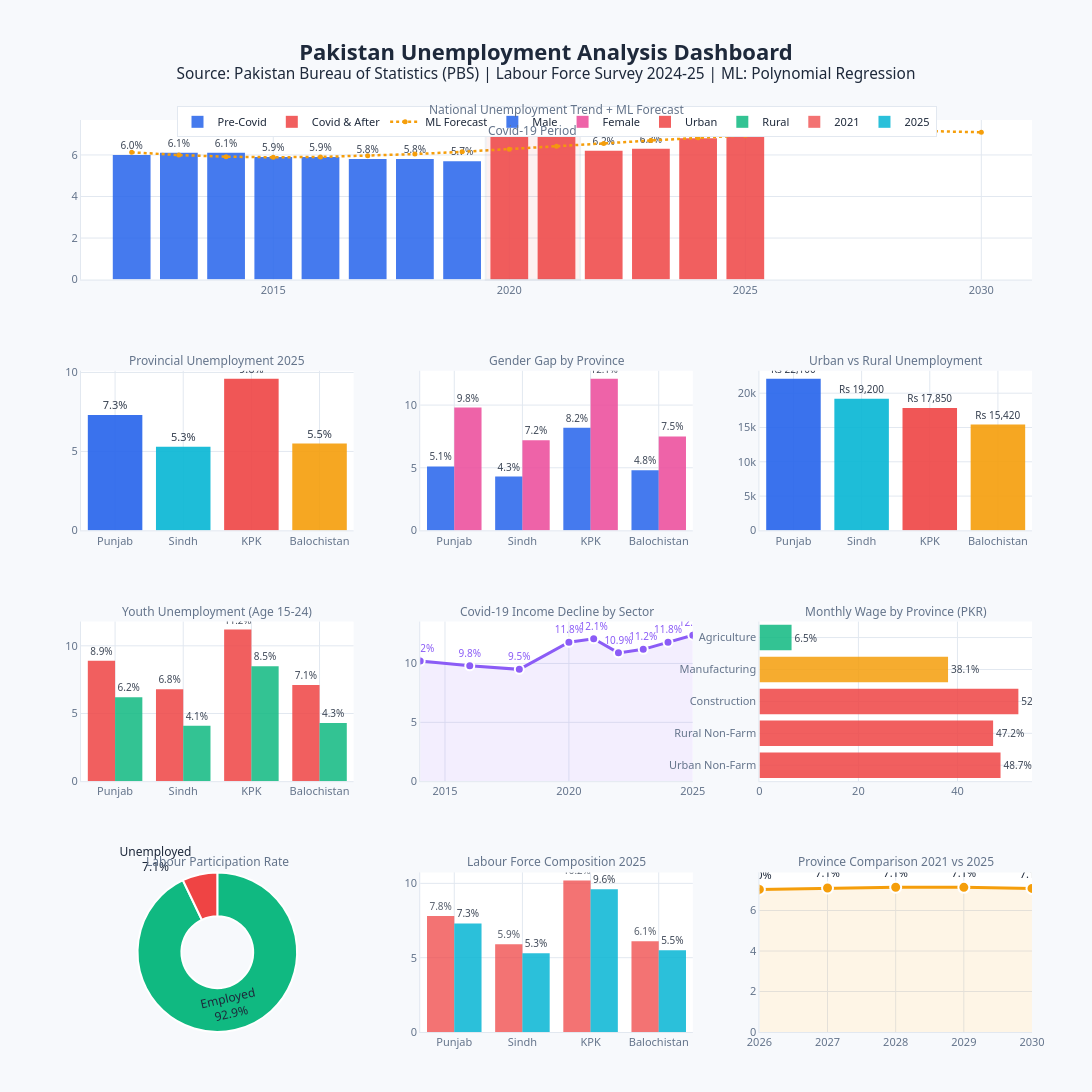

The notebook cell this image was saved under:
### Code cell
import numpy as np
import plotly.graph_objects as go
from plotly.subplots import make_subplots
from sklearn.linear_model import LinearRegression
from sklearn.preprocessing import PolynomialFeatures
import warnings
warnings.filterwarnings('ignore')

# ============================================================
# DATA
# ============================================================
years = np.array([2012,2013,2014,2015,2016,2017,2018,2019,2020,2021,2022,2023,2024,2025])
national_unemp = np.array([6.0,6.1,6.1,5.9,5.9,5.8,5.8,5.7,6.9,7.1,6.2,6.3,6.8,7.1])

provinces    = ['Punjab','Sindh','KPK','Balochistan']
prov_2021    = [7.8, 5.9, 10.2, 6.1]
prov_2025    = [7.3, 5.3,  9.6, 5.5]
male_unemp   = [5.1, 4.3,  8.2, 4.8]
female_unemp = [9.8, 7.2, 12.1, 7.5]
urban_unemp  = [8.9, 6.8, 11.2, 7.1]
rural_unemp  = [6.2, 4.1,  8.5, 4.3]

youth_years = [2014,2016,2018,2020,2021,2022,2023,2024,2025]
youth_unemp = [10.2,9.8,9.5,11.8,12.1,10.9,11.2,11.8,12.4]

sectors      = ['Urban Non-Farm','Rural Non-Farm','Construction','Manufacturing','Agriculture']
covid_impact = [48.7, 47.2, 52.3, 38.1, 6.5]

wages = [22100, 19200, 17850, 15420]
lpr   = [46.2,  35.1,  20.3, 45.8]

# ============================================================
# ML FORECAST
# ============================================================
poly  = PolynomialFeatures(degree=3)
X_p   = poly.fit_transform(years.reshape(-1,1))
model = LinearRegression().fit(X_p, national_unemp)

future_years = np.array([2026,2027,2028,2029,2030])
all_years    = np.concatenate([years, future_years])
predicted    = np.clip(model.predict(poly.transform(all_years.reshape(-1,1))), 4, 12)

# ============================================================
# COLOURS
# ============================================================
C_BG     = '#F7F9FC'
C_PANEL  = '#FFFFFF'
C_BORDER = '#E2E8F0'
C_TEXT   = '#1E293B'
C_MUTED  = '#64748B'
C_BLUE   = '#2563EB'
C_RED    = '#EF4444'
C_GREEN  = '#10B981'
C_AMBER  = '#F59E0B'
C_PURPLE = '#8B5CF6'
C_TEAL   = '#06B6D4'
C_PINK   = '#EC4899'
PROV_CLR = [C_BLUE, C_TEAL, C_RED, C_AMBER]

# ============================================================
# SUBPLOT GRID
# ============================================================
fig = make_subplots(
    rows=4, cols=3,
    subplot_titles=[
        'National Unemployment Trend + ML Forecast',
        'Provincial Unemployment 2025',
        'Gender Gap by Province',
        'Urban vs Rural Unemployment',
        'Youth Unemployment (Age 15-24)',
        'Covid-19 Income Decline by Sector',
        'Monthly Wage by Province (PKR)',
        'Labour Participation Rate',
        'Labour Force Composition 2025',
        'Province Comparison 2021 vs 2025',
        'ML Forecast 2026-2030',
        '',
    ],
    specs=[
        [{"colspan": 3, "type": "xy"},   None,           None          ],
        [{"type": "xy"},                 {"type": "xy"}, {"type": "xy"}],
        [{"type": "xy"},                 {"type": "xy"}, {"type": "xy"}],
        [{"type": "domain"},             {"type": "xy"}, {"type": "xy"}],
    ],
    vertical_spacing=0.10,
    horizontal_spacing=0.07,
)

# ============================================================
# ROW 1 — National Trend + ML Forecast
# ============================================================
mask_pre  = years < 2020
mask_post = years >= 2020

fig.add_trace(go.Bar(
    x=years[mask_pre], y=national_unemp[mask_pre],
    name='Pre-Covid', marker_color=C_BLUE,
    marker_line_width=0, opacity=0.85,
    text=[f'{v}%' for v in national_unemp[mask_pre]],
    textposition='outside',
    textfont=dict(size=10, color=C_TEXT),
), row=1, col=1)

fig.add_trace(go.Bar(
    x=years[mask_post], y=national_unemp[mask_post],
    name='Covid & After', marker_color=C_RED,
    marker_line_width=0, opacity=0.85,
    text=[f'{v}%' for v in national_unemp[mask_post]],
    textposition='outside',
    textfont=dict(size=10, color=C_TEXT),
), row=1, col=1)

fig.add_trace(go.Scatter(
    x=all_years, y=predicted,
    mode='lines+markers', name='ML Forecast',
    line=dict(color=C_AMBER, width=2.5, dash='dot'),
    marker=dict(size=5, color=C_AMBER),
), row=1, col=1)

fig.add_vrect(
    x0=2019.5, x1=2021.5,
    fillcolor=C_RED, opacity=0.07,
    annotation_text='Covid-19 Period',
    annotation_font=dict(color=C_RED, size=11),
    annotation_position='top left',
    row=1, col=1,
)

# ============================================================
# ROW 2
# ============================================================

# Provincial 2025
fig.add_trace(go.Bar(
    x=provinces, y=prov_2025,
    marker_color=PROV_CLR,
    marker_line_width=0, opacity=0.9,
    text=[f'{v}%' for v in prov_2025],
    textposition='outside',
    textfont=dict(size=11, color=C_TEXT),
    name='2025 Rate', showlegend=False,
), row=2, col=1)

# Gender Gap
fig.add_trace(go.Bar(
    x=provinces, y=male_unemp,
    name='Male', marker_color=C_BLUE,
    marker_line_width=0, opacity=0.85,
    text=[f'{v}%' for v in male_unemp],
    textposition='outside',
    textfont=dict(size=10, color=C_TEXT),
), row=2, col=2)

fig.add_trace(go.Bar(
    x=provinces, y=female_unemp,
    name='Female', marker_color=C_PINK,
    marker_line_width=0, opacity=0.85,
    text=[f'{v}%' for v in female_unemp],
    textposition='outside',
    textfont=dict(size=10, color=C_TEXT),
), row=2, col=2)

# Wages
fig.add_trace(go.Bar(
    x=provinces, y=wages,
    marker_color=PROV_CLR,
    marker_line_width=0, opacity=0.9,
    text=[f'Rs {v:,}' for v in wages],
    textposition='outside',
    textfont=dict(size=10, color=C_TEXT),
    name='Wages', showlegend=False,
), row=2, col=3)

# ============================================================
# ROW 3
# ============================================================

# Urban vs Rural
fig.add_trace(go.Bar(
    x=provinces, y=urban_unemp,
    name='Urban', marker_color=C_RED,
    marker_line_width=0, opacity=0.85,
    text=[f'{v}%' for v in urban_unemp],
    textposition='outside',
    textfont=dict(size=10, color=C_TEXT),
), row=3, col=1)

fig.add_trace(go.Bar(
    x=provinces, y=rural_unemp,
    name='Rural', marker_color=C_GREEN,
    marker_line_width=0, opacity=0.85,
    text=[f'{v}%' for v in rural_unemp],
    textposition='outside',
    textfont=dict(size=10, color=C_TEXT),
), row=3, col=1)

# Youth Unemployment (FIXED - no duplicate mode)
fig.add_trace(go.Scatter(
    x=youth_years, y=youth_unemp,
    mode='lines+markers+text',
    line=dict(color=C_PURPLE, width=3),
    marker=dict(size=9, color=C_PURPLE,
                line=dict(color='white', width=2)),
    fill='tozeroy',
    fillcolor='rgba(139,92,246,0.10)',
    name='Youth Unemp', showlegend=False,
    text=[f'{v}%' for v in youth_unemp],
    textposition='top center',
    textfont=dict(size=10, color=C_PURPLE),
), row=3, col=2)

# Covid Sectoral
fig.add_trace(go.Bar(
    x=covid_impact, y=sectors,
    orientation='h',
    marker_color=[C_RED, C_RED, C_RED, C_AMBER, C_GREEN],
    marker_line_width=0, opacity=0.85,
    text=[f'{v}%' for v in covid_impact],
    textposition='outside',
    textfont=dict(size=10, color=C_TEXT),
    name='Income Drop', showlegend=False,
), row=3, col=3)

# ============================================================
# ROW 4
# ============================================================

# Pie Chart
fig.add_trace(go.Pie(
    labels=['Employed', 'Unemployed'],
    values=[92.9, 7.1],
    marker=dict(
        colors=[C_GREEN, C_RED],
        line=dict(color='white', width=2)
    ),
    textinfo='label+percent',
    textfont=dict(size=12, color=C_TEXT),
    hole=0.45,
    name='Composition',
    showlegend=False,
), row=4, col=1)

# Province 2021 vs 2025
fig.add_trace(go.Bar(
    x=provinces, y=prov_2021,
    name='2021', marker_color=C_RED,
    marker_line_width=0, opacity=0.75,
    text=[f'{v}%' for v in prov_2021],
    textposition='outside',
    textfont=dict(size=10, color=C_TEXT),
), row=4, col=2)

fig.add_trace(go.Bar(
    x=provinces, y=prov_2025,
    name='2025', marker_color=C_TEAL,
    marker_line_width=0, opacity=0.85,
    text=[f'{v}%' for v in prov_2025],
    textposition='outside',
    textfont=dict(size=10, color=C_TEXT),
), row=4, col=2)

# ML Forecast Line
fig.add_trace(go.Scatter(
    x=list(future_years),
    y=list(predicted[-5:]),
    mode='lines+markers+text',
    line=dict(color=C_AMBER, width=3),
    marker=dict(size=11, color=C_AMBER,
                line=dict(color='white', width=2)),
    text=[f'{v:.1f}%' for v in predicted[-5:]],
    textposition='top center',
    textfont=dict(size=11, color=C_TEXT),
    name='Forecast', showlegend=False,
    fill='tozeroy',
    fillcolor='rgba(245,158,11,0.10)',
), row=4, col=3)

# ============================================================
# LAYOUT
# ============================================================
fig.update_layout(
    height=1700,
    width=1400,
    paper_bgcolor=C_BG,
    plot_bgcolor=C_PANEL,
    font=dict(family='Segoe UI, Arial', color=C_TEXT, size=12),
    barmode='group',
    title=dict(
        text='<b>Pakistan Unemployment Analysis Dashboard</b><br><sup>Source: Pakistan Bureau of Statistics (PBS) | Labour Force Survey 2024-25 | ML: Polynomial Regression</sup>',
        x=0.5, xanchor='center',
        font=dict(size=22, color=C_TEXT),
        pad=dict(b=20),
    ),
    legend=dict(
        bgcolor=C_PANEL,
        bordercolor=C_BORDER,
        borderwidth=1,
        font=dict(color=C_TEXT, size=11),
        orientation='h',
        x=0.5, xanchor='center', y=1.015,
    ),
    margin=dict(t=120, b=60, l=60, r=60),
)

# Clean axis style
axis_cfg = dict(
    showgrid=True, gridcolor=C_BORDER, gridwidth=1,
    zeroline=False, linecolor=C_BORDER,
    tickfont=dict(color=C_MUTED, size=11),
    title_font=dict(color=C_MUTED, size=11),
)

for r in range(1, 5):
    for c in range(1, 4):
        try:
            fig.update_xaxes(axis_cfg, row=r, col=c)
            fig.update_yaxes(axis_cfg, row=r, col=c)
        except Exception:
            pass

# Subplot title font
for ann in fig.layout.annotations:
    ann.font = dict(size=12, color=C_MUTED, family='Segoe UI, Arial')

fig.show()

# ============================================================
# PRINT RESULTS
# ============================================================
print("\n" + "="*60)
print("  MACHINE LEARNING FORECAST  (Polynomial Regression)")
print("="*60)
for yr, pred in zip(future_years, predicted[-5:]):
    print(f"  {yr}  ->  Predicted Rate : {pred:.2f}%")

print("\n" + "="*60)
print("  KEY FINDINGS")
print("="*60)
findings = [
    "National rate 7.1% in 2025  —  highest since 2003",
    "KPK highest unemployment at 9.6%",
    "Female unemployment 8.9%  vs  Male 5.6%",
    "Youth unemployment 12.4%  —  double national average",
    "Construction hardest hit by Covid  (52.3% income drop)",
    "Agriculture least affected  (only 6.5% income decline)",
    "Punjab highest avg monthly wage  Rs 22,100",
    "6 million jobs lost during Covid lockdown 2020",
]
for f in findings:
    print(f"  - {f}")
print("="*60)

### Figure 1 — Plotly figure (JSON) as saved in the notebook; plotly's stock layout.template omitted (floating-point values rounded to 4 significant figures)
{"data": [{"marker": {"color": "#2563EB", "line": {"width": 0}}, "name": "Pre-Covid", "opacity": 0.85, "text": ["6.0%", "6.1%", "6.1%", "5.9%", "5.9%", "5.8%", "5.8%", "5.7%"], "textfont": {"color": "#1E293B", "size": 10}, "textposition": "outside", "type": "bar", "x": [2012, 2013, 2014, 2015, 2016, 2017, 2018, 2019], "xaxis": "x", "y": [6.0, 6.1, 6.1, 5.9, 5.9, 5.8, 5.8, 5.7], "yaxis": "y"}, {"marker": {"color": "#EF4444", "line": {"width": 0}}, "name": "Covid & After", "opacity": 0.85, "text": ["6.9%", "7.1%", "6.2%", "6.3%", "6.8%", "7.1%"], "textfont": {"color": "#1E293B", "size": 10}, "textposition": "outside", "type": "bar", "x": [2020, 2021, 2022, 2023, 2024, 2025], "xaxis": "x", "y": [6.9, 7.1, 6.2, 6.3, 6.8, 7.1], "yaxis": "y"}, {"line": {"color": "#F59E0B", "dash": "dot", "width": 2.5}, "marker": {"color": "#F59E0B", "size": 5}, "mode": "lines+markers", "name": "ML Forecast", "type": "scatter", "x": [2012, 2013, 2014, 2015, 2016, 2017, 2018, 2019, 2020, 2021, 2022, 2023, 2024, 2025, 2026, 2027, 2028, 2029, 2030], "xaxis": "x", "y": [6.129, 5.994, 5.917, 5.889, 5.905, 5.958, 6.042, 6.15, 6.276, 6.413, 6.556, 6.696, 6.828, 6.946, 7.043, 7.112, 7.148, 7.143, 7.091], "yaxis": "y"}, {"marker": {"color": ["#2563EB", "#06B6D4", "#EF4444", "#F59E0B"], "line": {"width": 0}}, "name": "2025 Rate", "opacity": 0.9, "showlegend": false, "text": ["7.3%", "5.3%", "9.6%", "5.5%"], "textfont": {"color": "#1E293B", "size": 11}, "textposition": "outside", "type": "bar", "x": ["Punjab", "Sindh", "KPK", "Balochistan"], "xaxis": "x2", "y": [7.3, 5.3, 9.6, 5.5], "yaxis": "y2"}, {"marker": {"color": "#2563EB", "line": {"width": 0}}, "name": "Male", "opacity": 0.85, "text": ["5.1%", "4.3%", "8.2%", "4.8%"], "textfont": {"color": "#1E293B", "size": 10}, "textposition": "outside", "type": "bar", "x": ["Punjab", "Sindh", "KPK", "Balochistan"], "xaxis": "x3", "y": [5.1, 4.3, 8.2, 4.8], "yaxis": "y3"}, {"marker": {"color": "#EC4899", "line": {"width": 0}}, "name": "Female", "opacity": 0.85, "text": ["9.8%", "7.2%", "12.1%", "7.5%"], "textfont": {"color": "#1E293B", "size": 10}, "textposition": "outside", "type": "bar", "x": ["Punjab", "Sindh", "KPK", "Balochistan"], "xaxis": "x3", "y": [9.8, 7.2, 12.1, 7.5], "yaxis": "y3"}, {"marker": {"color": ["#2563EB", "#06B6D4", "#EF4444", "#F59E0B"], "line": {"width": 0}}, "name": "Wages", "opacity": 0.9, "showlegend": false, "text": ["Rs 22,100", "Rs 19,200", "Rs 17,850", "Rs 15,420"], "textfont": {"color": "#1E293B", "size": 10}, "textposition": "outside", "type": "bar", "x": ["Punjab", "Sindh", "KPK", "Balochistan"], "xaxis": "x4", "y": [22100, 19200, 17850, 15420], "yaxis": "y4"}, {"marker": {"color": "#EF4444", "line": {"width": 0}}, "name": "Urban", "opacity": 0.85, "text": ["8.9%", "6.8%", "11.2%", "7.1%"], "textfont": {"color": "#1E293B", "size": 10}, "textposition": "outside", "type": "bar", "x": ["Punjab", "Sindh", "KPK", "Balochistan"], "xaxis": "x5", "y": [8.9, 6.8, 11.2, 7.1], "yaxis": "y5"}, {"marker": {"color": "#10B981", "line": {"width": 0}}, "name": "Rural", "opacity": 0.85, "text": ["6.2%", "4.1%", "8.5%", "4.3%"], "textfont": {"color": "#1E293B", "size": 10}, "textposition": "outside", "type": "bar", "x": ["Punjab", "Sindh", "KPK", "Balochistan"], "xaxis": "x5", "y": [6.2, 4.1, 8.5, 4.3], "yaxis": "y5"}, {"fill": "tozeroy", "fillcolor": "rgba(139,92,246,0.10)", "line": {"color": "#8B5CF6", "width": 3}, "marker": {"color": "#8B5CF6", "line": {"color": "white", "width": 2}, "size": 9}, "mode": "lines+markers+text", "name": "Youth Unemp", "showlegend": false, "text": ["10.2%", "9.8%", "9.5%", "11.8%", "12.1%", "10.9%", "11.2%", "11.8%", "12.4%"], "textfont": {"color": "#8B5CF6", "size": 10}, "textposition": "top center", "type": "scatter", "x": [2014, 2016, 2018, 2020, 2021, 2022, 2023, 2024, 2025], "xaxis": "x6", "y": [10.2, 9.8, 9.5, 11.8, 12.1, 10.9, 11.2, 11.8, 12.4], "yaxis": "y6"}, {"marker": {"color": ["#EF4444", "#EF4444", "#EF4444", "#F59E0B", "#10B981"], "line": {"width": 0}}, "name": "Income Drop", "opacity": 0.85, "orientation": "h", "showlegend": false, "text": ["48.7%", "47.2%", "52.3%", "38.1%", "6.5%"], "textfont": {"color": "#1E293B", "size": 10}, "textposition": "outside", "type": "bar", "x": [48.7, 47.2, 52.3, 38.1, 6.5], "xaxis": "x7", "y": ["Urban Non-Farm", "Rural Non-Farm", "Construction", "Manufacturing", "Agriculture"], "yaxis": "y7"}, {"domain": {"x": [0, 0.2867], "y": [0, 0.175]}, "hole": 0.45, "labels": ["Employed", "Unemployed"], "marker": {"colors": ["#10B981", "#EF4444"], "line": {"color": "white", "width": 2}}, "name": "Composition", "showlegend": false, "textfont": {"color": "#1E293B", "size": 12}, "textinfo": "label+percent", "type": "pie", "values": [92.9, 7.1]}, {"marker": {"color": "#EF4444", "line": {"width": 0}}, "name": "2021", "opacity": 0.75, "text": ["7.8%", "5.9%", "10.2%", "6.1%"], "textfont": {"color": "#1E293B", "size": 10}, "textposition": "outside", "type": "bar", "x": ["Punjab", "Sindh", "KPK", "Balochistan"], "xaxis": "x8", "y": [7.8, 5.9, 10.2, 6.1], "yaxis": "y8"}, {"marker": {"color": "#06B6D4", "line": {"width": 0}}, "name": "2025", "opacity": 0.85, "text": ["7.3%", "5.3%", "9.6%", "5.5%"], "textfont": {"color": "#1E293B", "size": 10}, "textposition": "outside", "type": "bar", "x": ["Punjab", "Sindh", "KPK", "Balochistan"], "xaxis": "x8", "y": [7.3, 5.3, 9.6, 5.5], "yaxis": "y8"}, {"fill": "tozeroy", "fillcolor": "rgba(245,158,11,0.10)", "line": {"color": "#F59E0B", "width": 3}, "marker": {"color": "#F59E0B", "line": {"color": "white", "width": 2}, "size": 11}, "mode": "lines+markers+text", "name": "Forecast", "showlegend": false, "text": ["7.0%", "7.1%", "7.1%", "7.1%", "7.1%"], "textfont": {"color": "#1E293B", "size": 11}, "textposition": "top center", "type": "scatter", "x": [2026, 2027, 2028, 2029, 2030], "xaxis": "x9", "y": [7.043, 7.112, 7.148, 7.143, 7.091], "yaxis": "y9"}], "layout": {"annotations": [{"font": {"color": "#64748B", "family": "Segoe UI, Arial", "size": 12}, "showarrow": false, "text": "National Unemployment Trend + ML Forecast", "x": 0.5, "xanchor": "center", "xref": "paper", "y": 1, "yanchor": "bottom", "yref": "paper"}, {"font": {"color": "#64748B", "family": "Segoe UI, Arial", "size": 12}, "showarrow": false, "text": "Provincial Unemployment 2025", "x": 0.1433, "xanchor": "center", "xref": "paper", "y": 0.725, "yanchor": "bottom", "yref": "paper"}, {"font": {"color": "#64748B", "family": "Segoe UI, Arial", "size": 12}, "showarrow": false, "text": "Gender Gap by Province", "x": 0.5, "xanchor": "center", "xref": "paper", "y": 0.725, "yanchor": "bottom", "yref": "paper"}, {"font": {"color": "#64748B", "family": "Segoe UI, Arial", "size": 12}, "showarrow": false, "text": "Urban vs Rural Unemployment", "x": 0.8567, "xanchor": "center", "xref": "paper", "y": 0.725, "yanchor": "bottom", "yref": "paper"}, {"font": {"color": "#64748B", "family": "Segoe UI, Arial", "size": 12}, "showarrow": false, "text": "Youth Unemployment (Age 15-24)", "x": 0.1433, "xanchor": "center", "xref": "paper", "y": 0.45, "yanchor": "bottom", "yref": "paper"}, {"font": {"color": "#64748B", "family": "Segoe UI, Arial", "size": 12}, "showarrow": false, "text": "Covid-19 Income Decline by Sector", "x": 0.5, "xanchor": "center", "xref": "paper", "y": 0.45, "yanchor": "bottom", "yref": "paper"}, {"font": {"color": "#64748B", "family": "Segoe UI, Arial", "size": 12}, "showarrow": false, "text": "Monthly Wage by Province (PKR)", "x": 0.8567, "xanchor": "center", "xref": "paper", "y": 0.45, "yanchor": "bottom", "yref": "paper"}, {"font": {"color": "#64748B", "family": "Segoe UI, Arial", "size": 12}, "showarrow": false, "text": "Labour Participation Rate", "x": 0.1433, "xanchor": "center", "xref": "paper", "y": 0.175, "yanchor": "bottom", "yref": "paper"}, {"font": {"color": "#64748B", "family": "Segoe UI, Arial", "size": 12}, "showarrow": false, "text": "Labour Force Composition 2025", "x": 0.5, "xanchor": "center", "xref": "paper", "y": 0.175, "yanchor": "bottom", "yref": "paper"}, {"font": {"color": "#64748B", "family": "Segoe UI, Arial", "size": 12}, "showarrow": false, "text": "Province Comparison 2021 vs 2025", "x": 0.8567, "xanchor": "center", "xref": "paper", "y": 0.175, "yanchor": "bottom", "yref": "paper"}, {"font": {"color": "#64748B", "family": "Segoe UI, Arial", "size": 12}, "showarrow": false, "text": "Covid-19 Period", "x": 2020.0, "xanchor": "left", "xref": "x", "y": 1, "yanchor": "top", "yref": "y domain"}], "barmode": "group", "font": {"color": "#1E293B", "family": "Segoe UI, Arial", "size": 12}, "height": 1700, "legend": {"bgcolor": "#FFFFFF", "bordercolor": "#E2E8F0", "borderwidth": 1, "font": {"color": "#1E293B", "size": 11}, "orientation": "h", "x": 0.5, "xanchor": "center", "y": 1.015}, "margin": {"b": 60, "l": 60, "r": 60, "t": 120}, "paper_bgcolor": "#F7F9FC", "plot_bgcolor": "#FFFFFF", "shapes": [{"fillcolor": "#EF4444", "opacity": 0.07, "type": "rect", "x0": 2020.0, "x1": 2022.0, "xref": "x", "y0": 0, "y1": 1, "yref": "y domain"}], "title": {"font": {"color": "#1E293B", "size": 22}, "pad": {"b": 20}, "text": "<b>Pakistan Unemployment Analysis Dashboard</b><br><sup>Source: Pakistan Bureau of Statistics (PBS) | Labour Force Survey 2024-25 | ML: Polynomial Regression</sup>", "x": 0.5, "xanchor": "center"}, "width": 1400, "xaxis": {"anchor": "y", "domain": [0, 1], "gridcolor": "#E2E8F0", "gridwidth": 1, "linecolor": "#E2E8F0", "showgrid": true, "tickfont": {"color": "#64748B", "size": 11}, "title": {"font": {"color": "#64748B", "size": 11}}, "zeroline": false}, "xaxis2": {"anchor": "y2", "domain": [0, 0.2867], "gridcolor": "#E2E8F0", "gridwidth": 1, "linecolor": "#E2E8F0", "showgrid": true, "tickfont": {"color": "#64748B", "size": 11}, "title": {"font": {"color": "#64748B", "size": 11}}, "zeroline": false}, "xaxis3": {"anchor": "y3", "domain": [0.3567, 0.6433], "gridcolor": "#E2E8F0", "gridwidth": 1, "linecolor": "#E2E8F0", "showgrid": true, "tickfont": {"color": "#64748B", "size": 11}, "title": {"font": {"color": "#64748B", "size": 11}}, "zeroline": false}, "xaxis4": {"anchor": "y4", "domain": [0.7133, 1], "gridcolor": "#E2E8F0", "gridwidth": 1, "linecolor": "#E2E8F0", "showgrid": true, "tickfont": {"color": "#64748B", "size": 11}, "title": {"font": {"color": "#64748B", "size": 11}}, "zeroline": false}, "xaxis5": {"anchor": "y5", "domain": [0, 0.2867], "gridcolor": "#E2E8F0", "gridwidth": 1, "linecolor": "#E2E8F0", "showgrid": true, "tickfont": {"color": "#64748B", "size": 11}, "title": {"font": {"color": "#64748B", "size": 11}}, "zeroline": false}, "xaxis6": {"anchor": "y6", "domain": [0.3567, 0.6433], "gridcolor": "#E2E8F0", "gridwidth": 1, "linecolor": "#E2E8F0", "showgrid": true, "tickfont": {"color": "#64748B", "size": 11}, "title": {"font": {"color": "#64748B", "size": 11}}, "zeroline": false}, "xaxis7": {"anchor": "y7", "domain": [0.7133, 1], "gridcolor": "#E2E8F0", "gridwidth": 1, "linecolor": "#E2E8F0", "showgrid": true, "tickfont": {"color": "#64748B", "size": 11}, "title": {"font": {"color": "#64748B", "size": 11}}, "zeroline": false}, "xaxis8": {"anchor": "y8", "domain": [0.3567, 0.6433], "gridcolor": "#E2E8F0", "gridwidth": 1, "linecolor": "#E2E8F0", "showgrid": true, "tickfont": {"color": "#64748B", "size": 11}, "title": {"font": {"color": "#64748B", "size": 11}}, "zeroline": false}, "xaxis9": {"anchor": "y9", "domain": [0.7133, 1], "gridcolor": "#E2E8F0", "gridwidth": 1, "linecolor": "#E2E8F0", "showgrid": true, "tickfont": {"color": "#64748B", "size": 11}, "title": {"font": {"color": "#64748B", "size": 11}}, "zeroline": false}, "yaxis": {"anchor": "x", "domain": [0.825, 1], "gridcolor": "#E2E8F0", "gridwidth": 1, "linecolor": "#E2E8F0", "showgrid": true, "tickfont": {"color": "#64748B", "size": 11}, "title": {"font": {"color": "#64748B", "size": 11}}, "zeroline": false}, "yaxis2": {"anchor": "x2", "domain": [0.55, 0.725], "gridcolor": "#E2E8F0", "gridwidth": 1, "linecolor": "#E2E8F0", "showgrid": true, "tickfont": {"color": "#64748B", "size": 11}, "title": {"font": {"color": "#64748B", "size": 11}}, "zeroline": false}, "yaxis3": {"anchor": "x3", "domain": [0.55, 0.725], "gridcolor": "#E2E8F0", "gridwidth": 1, "linecolor": "#E2E8F0", "showgrid": true, "tickfont": {"color": "#64748B", "size": 11}, "title": {"font": {"color": "#64748B", "size": 11}}, "zeroline": false}, "yaxis4": {"anchor": "x4", "domain": [0.55, 0.725], "gridcolor": "#E2E8F0", "gridwidth": 1, "linecolor": "#E2E8F0", "showgrid": true, "tickfont": {"color": "#64748B", "size": 11}, "title": {"font": {"color": "#64748B", "size": 11}}, "zeroline": false}, "yaxis5": {"anchor": "x5", "domain": [0.275, 0.45], "gridcolor": "#E2E8F0", "gridwidth": 1, "linecolor": "#E2E8F0", "showgrid": true, "tickfont": {"color": "#64748B", "size": 11}, "title": {"font": {"color": "#64748B", "size": 11}}, "zeroline": false}, "yaxis6": {"anchor": "x6", "domain": [0.275, 0.45], "gridcolor": "#E2E8F0", "gridwidth": 1, "linecolor": "#E2E8F0", "showgrid": true, "tickfont": {"color": "#64748B", "size": 11}, "title": {"font": {"color": "#64748B", "size": 11}}, "zeroline": false}, "yaxis7": {"anchor": "x7", "domain": [0.275, 0.45], "gridcolor": "#E2E8F0", "gridwidth": 1, "linecolor": "#E2E8F0", "showgrid": true, "tickfont": {"color": "#64748B", "size": 11}, "title": {"font": {"color": "#64748B", "size": 11}}, "zeroline": false}, "yaxis8": {"anchor": "x8", "domain": [0, 0.175], "gridcolor": "#E2E8F0", "gridwidth": 1, "linecolor": "#E2E8F0", "showgrid": true, "tickfont": {"color": "#64748B", "size": 11}, "title": {"font": {"color": "#64748B", "size": 11}}, "zeroline": false}, "yaxis9": {"anchor": "x9", "domain": [0, 0.175], "gridcolor": "#E2E8F0", "gridwidth": 1, "linecolor": "#E2E8F0", "showgrid": true, "tickfont": {"color": "#64748B", "size": 11}, "title": {"font": {"color": "#64748B", "size": 11}}, "zeroline": false}}}
